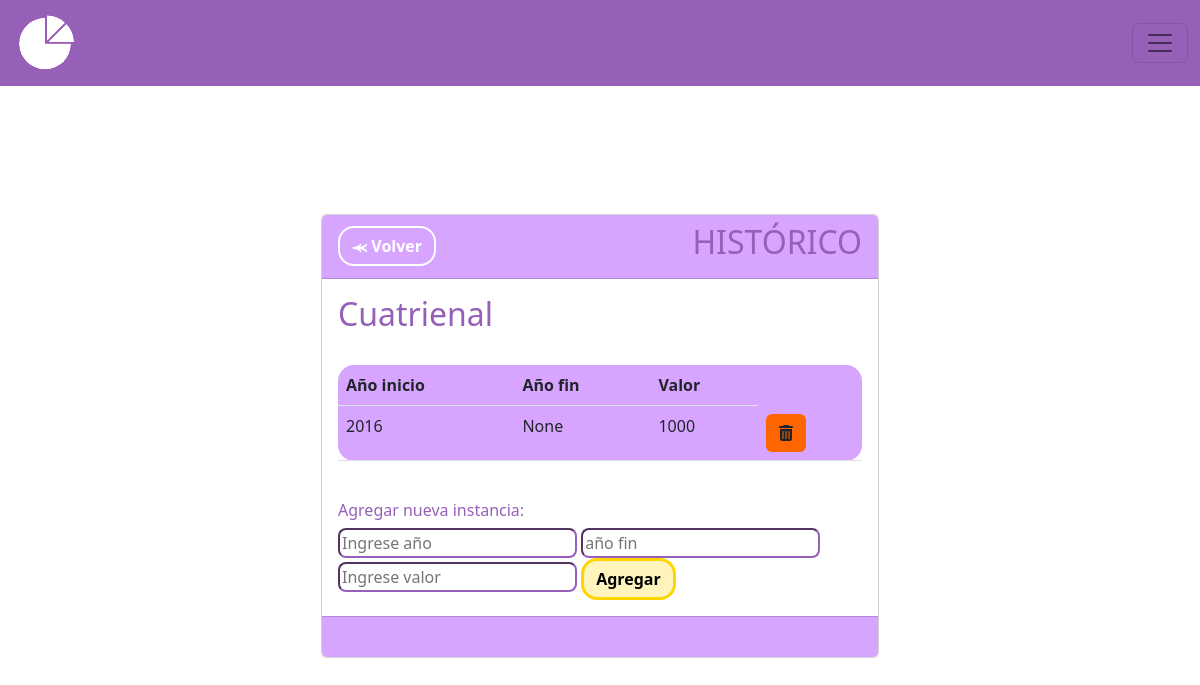
The page /historial-metrica/14/ on the database as committed earlier.
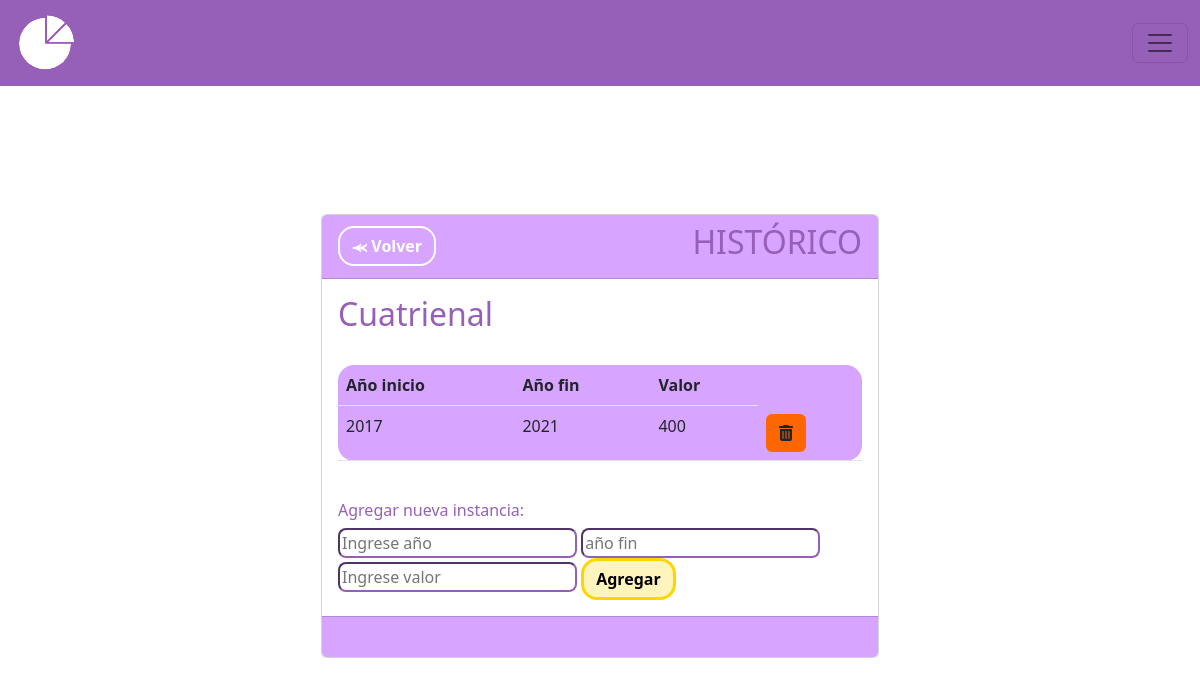
The same page on the database as committed later.
### MIReApp/models.py (models this page shows, shortened)
class HistorialMetrica(models.Model):
    id = models.AutoField(primary_key=True)
    metrica = models.ForeignKey(Metrica, on_delete=models.CASCADE)
    año_historico = models.PositiveIntegerField()
    valor_historico = models.PositiveIntegerField(default=0)  # Agrega un valor predeterminado
    mes_historico = models.CharField(max_length=10, verbose_name='Ingrese mes:', choices=MESES, blank=True, null=True)
    año2_historico = models.PositiveIntegerField( blank=True, null=True)
    semestre_historico = models.CharField(max_length=15, verbose_name='Ingrese semestre:', choices=SEMESTRES, blank=True, null=True,)

### MIReApp/views.py (the view, shortened to what this page needs)
# urls.py: path('historial-metrica/<int:metrica_id>/', views.historial_metrica, name='historial_metrica'),
def historial_metrica(request, metrica_id, valor=0, año=0, mes=0, band=False):
    metrica = Metrica.objects.get(id=metrica_id)
    historial = HistorialMetrica.objects.filter(metrica=metrica).order_by('-año_historico')
    if band:
        historial_metrica = HistorialMetrica(metrica=metrica, año_historico=año,  mes_historico=mes, valor_historico=valor)
        historial_metrica.save()
    else:
        return render(request, 'historial_metrica.html', {'metrica': metrica, 'historial': historial})

### MIReApp/templates/historial_metrica.html (shortened to what this page needs)
{% extends "base.html" %}
{% block contenido %}
<br>
<br>
<br>
<center>
<div class="card col-md-6" style="text-align: left;">
    <div class="card-header fw-bold" style="background-color: #D7A5FF;color: #000000;">
        <div style="display: flex; justify-content: space-between; align-items: center;">
            <span><a href="{% url 'metricas' %}" class="btn btn-secondary rounded-4 fw-bold" style="background-color: transparent; color: #ffff;border-color: #ffff;border-width: 2px;">⪻ Volver</a></span>
            <span><h2>HISTÓRICO</h2></span>
        </div>
    </div>
    <div class="card-body" >
                <body>
                    <h2>{{ metrica.frecuencia }}</h2>
                    <br>
                    <table class="table rounded-4" style="background-color: #D7A5FF; width: flex;">
                        <tr>
                            {% if metrica.frecuencia == 'Bianual' or metrica.frecuencia == 'Cuatrienal'%}
                                <th>Año inicio</th>
                                <th>Año fin</th>
                                <th>Valor</th>
                            {% endif %}
                        </tr>
                        {% for item in historial %}
                            <tr>
                                <td scope="row">{{ item.año_historico }}</td>
                                {% if metrica.frecuencia == 'Bianual' or metrica.frecuencia == 'Cuatrienal' %}
                                    <td scope="row">{{ item.año2_historico }}</td>
                                {% endif %}
                                <td>{{ item.valor_historico }}</td>
                                <td><a class="btn eliminar-btn" data-id="{{ item.id }}" style="background-color: #f60;" role="button"><i class="fa-solid fa-trash-can"></i></a></td>
                            </tr>
                        {% endfor %}
                    </table>
                    <br>
                    <h6>Agregar nueva instancia:</h6>
                    <form method="post">
                        <input id="id_year" type="number" name="nuevo_año" required class="rounded-3"  placeholder="Ingrese año" style="border-color: #965FB8;">
                        {% if metrica.frecuencia == 'Bianual' or  metrica.frecuencia == 'Cuatrienal' %}
                            <input id="id_year2" type="number" name="nuevo_año2" readonly value="Este es un campo de solo lectura" required class="rounded-3" placeholder="año fin" style="border-color: #965FB8;">
                        {% endif %}
                        <input type="number" name="nuevo_valor" required class="rounded-3" placeholder="Ingrese valor" style="border-color: #965FB8;">
                        <button type="submit" class="btn rounded-4 fw-bold" style="background-color: #fff4bb;color: #000000;border-color: #ffd500;border-width: 3px;">Agregar</button>
                    </form>
                </body>
    </div>
    <div class="card-footer text-muted" style="background-color: #D7A5FF;">
        <br>
    </div>
</div>
<br>
</center>
{% endblock %}

Rows that differ between the two databases and show on the page:
removed HistorialMetrica: año_historico "2016", año2_historico "None", valor_historico "1000"
added HistorialMetrica: año_historico "2017", año2_historico "2021", valor_historico "400"
